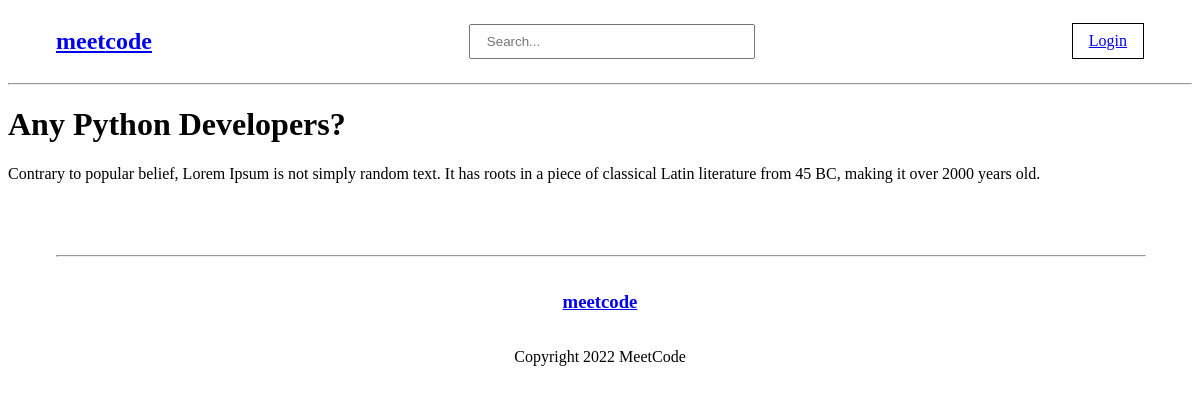
/board/3, run on the app's committed database.
### base/models.py (models this page shows, shortened)
class Board(models.Model):
    author = models.ForeignKey(User, on_delete=models.SET_NULL, null=True)
    category = models.ForeignKey(Category, on_delete=models.SET_NULL, null=True)
    city = models.CharField(max_length=30, null=True, blank=True)
    state = models.CharField(max_length=2, null=True, blank=True)
    name = models.CharField(max_length=200)
    description = models.TextField(null=True, blank=True)
    updated = models.DateTimeField(auto_now=True)
    created = models.DateTimeField(auto_now_add=True)
    class Meta:
        ordering = ['-updated', '-created']

### base/views.py (the view)
# urls.py: path("board/<str:pk>", views.board, name="board"),
def board(request, pk):
    board = Board.objects.get(id=pk)
    context = {'board': board}
    return render(request, 'base/board.html', context)

### base/templates/base/board.html
{% extends 'layout.html' %}
{% block content %}
<h1>{{board.name}}</h1>
<p>
    {{board.description}}
</p>
{% endblock %}

### data on the page
Board: name "Any Python Developers?", description "Contrary to popular belief, Lorem Ipsum is not simply random text. It has roots in a piece of classical Latin literature from 45 BC, making it over 2000 years old."
